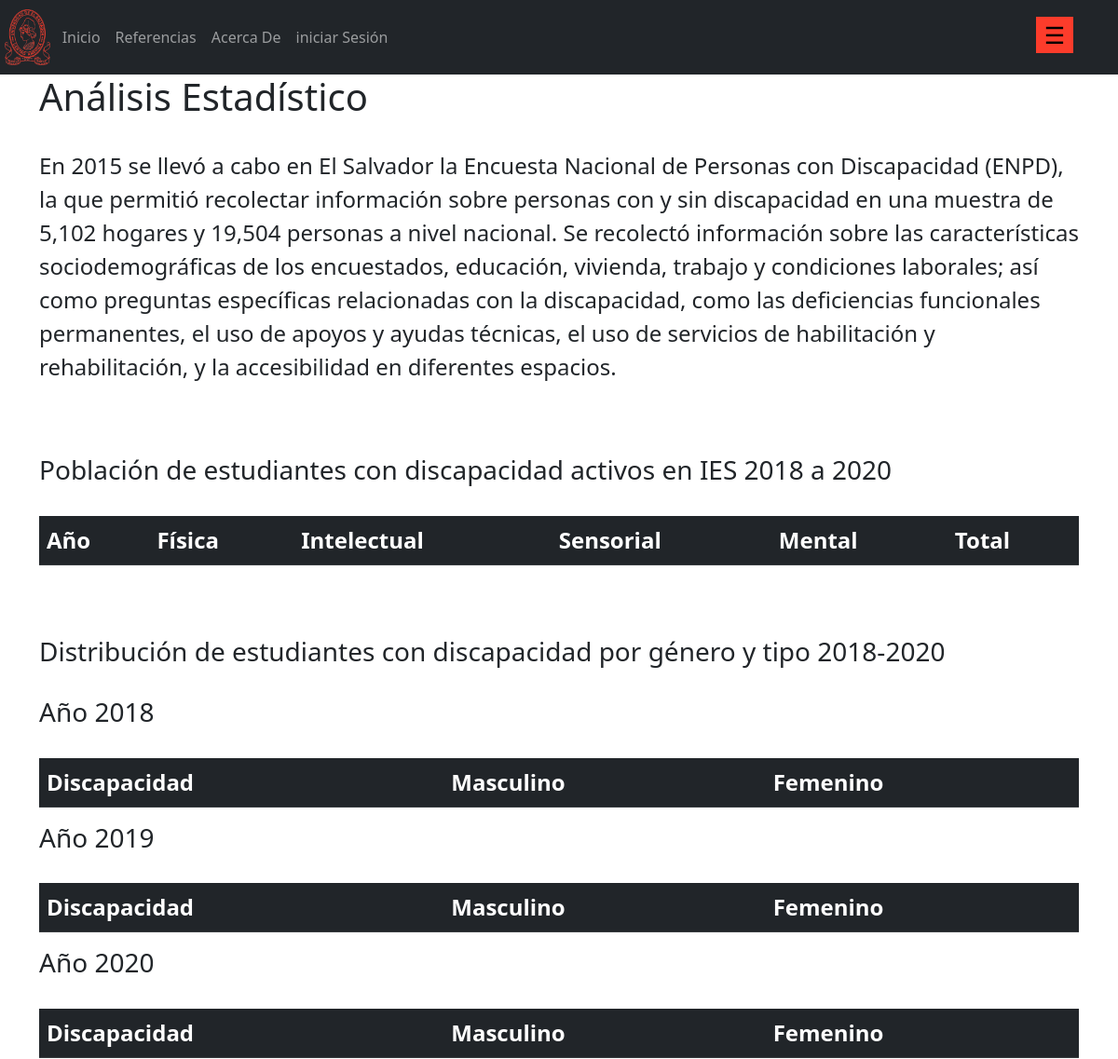
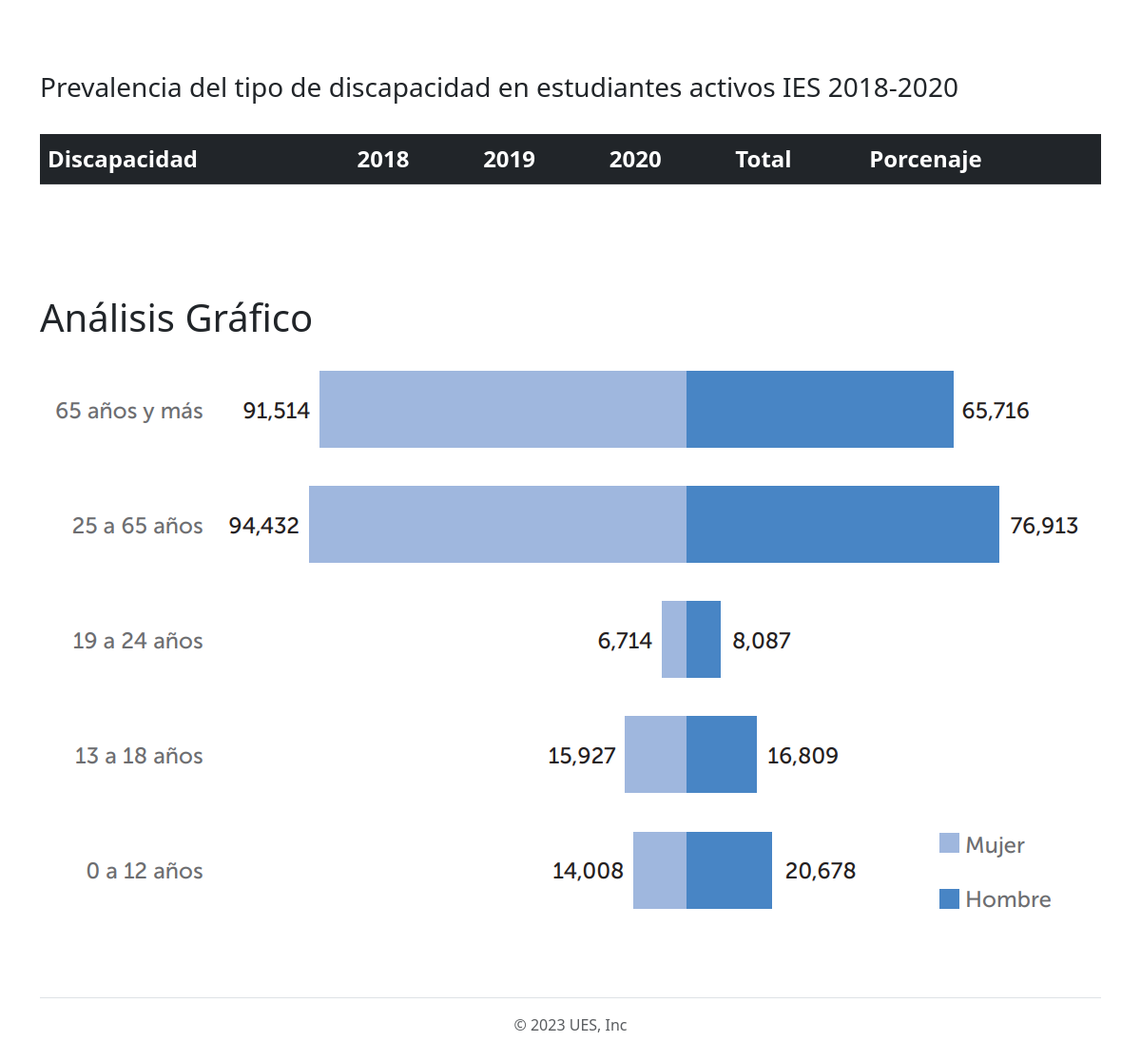
The page /educacion/educacion on the database as committed earlier (2 pictures, top to bottom).
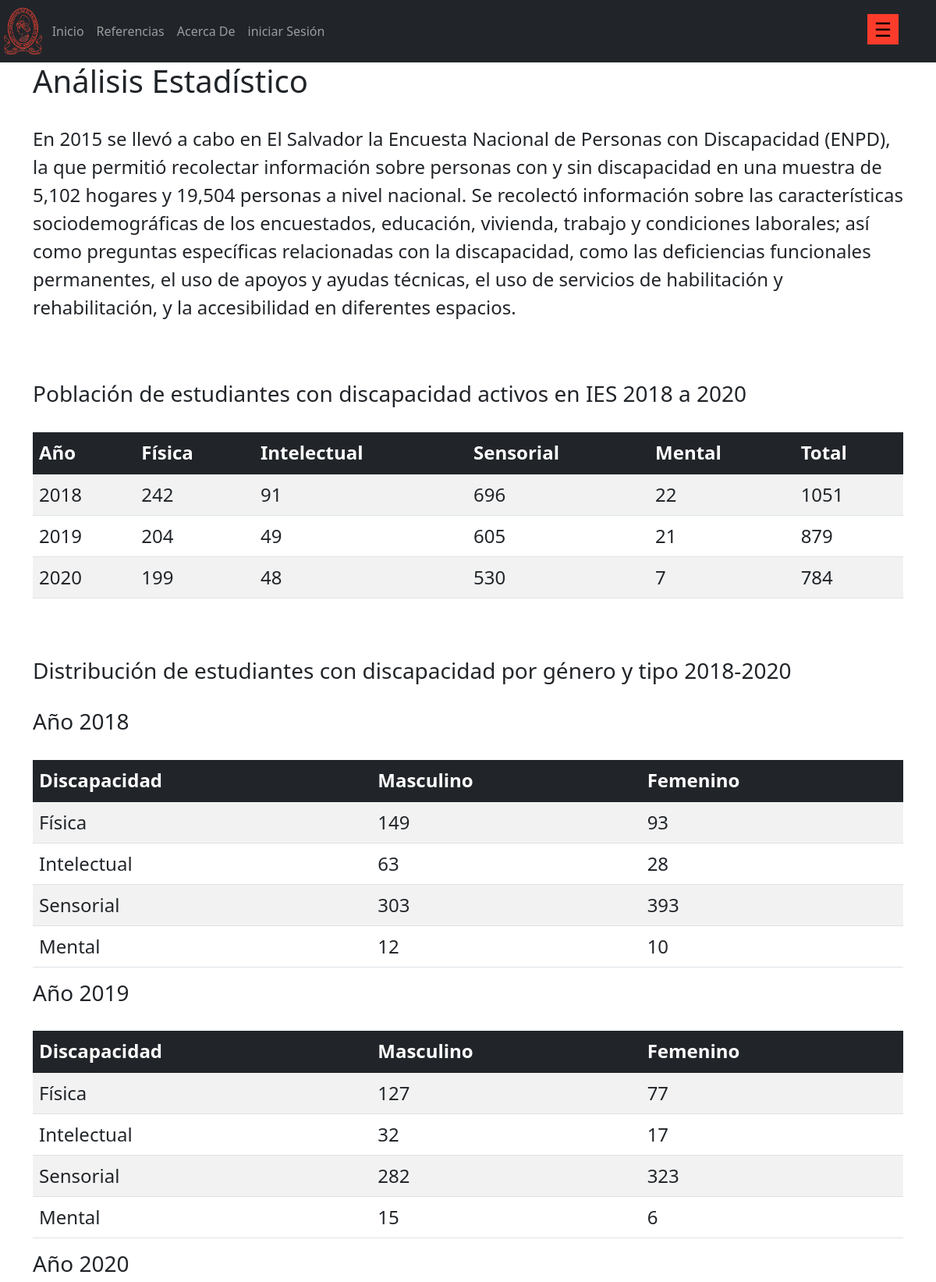
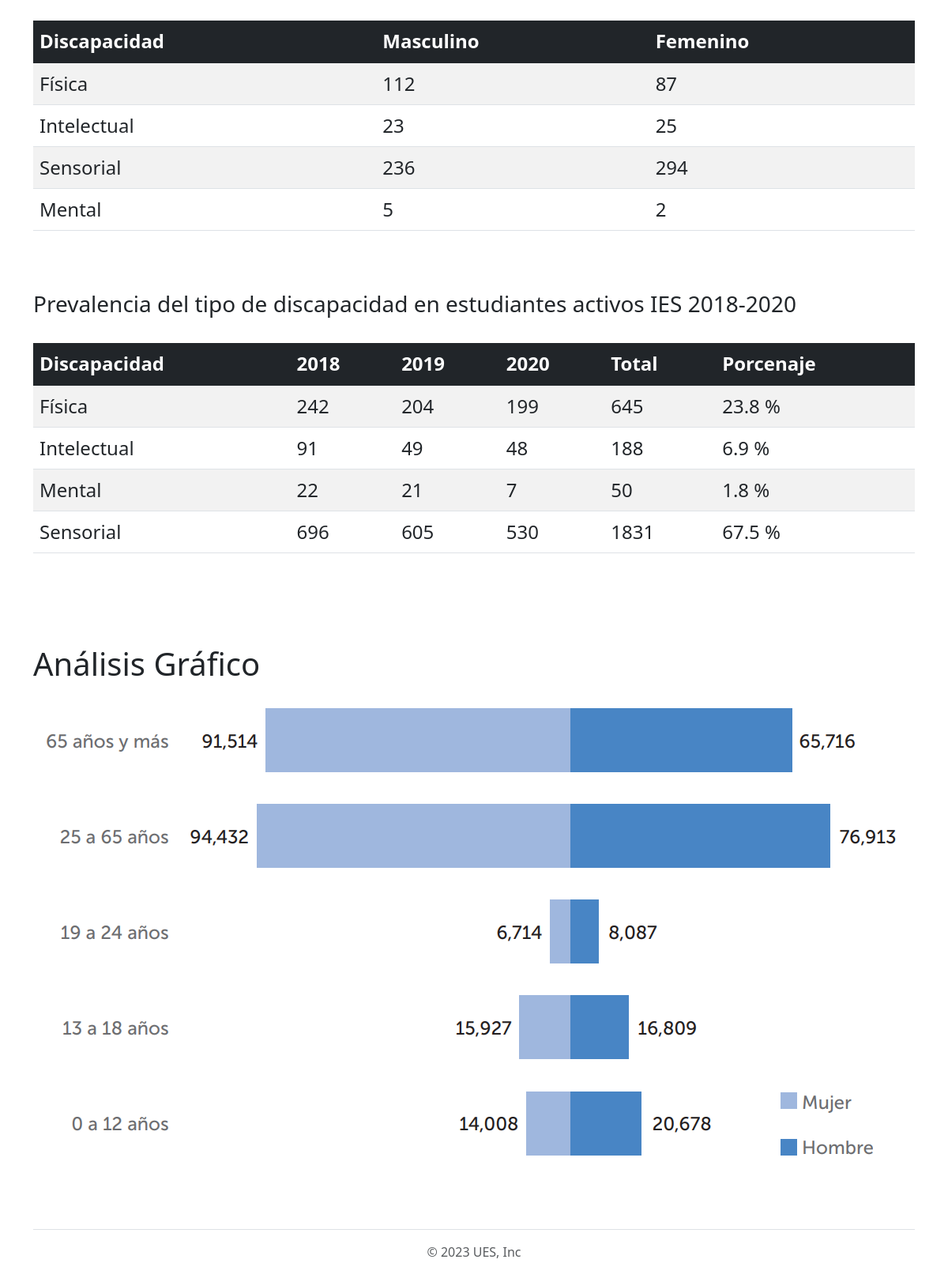
The same page on the database as committed later (2 pictures, top to bottom).
### aplicaciones/educacion/models.py (models this page shows, shortened)
class Estudiantes_Activos_IES(models.Model):
    año = models.IntegerField()
    fisica = models.IntegerField()
    intelectual = models.IntegerField()
    sensorial = models.IntegerField()
    mental = models.IntegerField()
    total = models.IntegerField()
    class Meta:
        verbose_name_plural = "Estudiantes activos IES 2018-2020"

class Estudiantes_Genero_Tipo_2018(models.Model):
    discapacidad = models.CharField('discapacidad', max_length=50)
    masculino = models.IntegerField()
    femenino = models.IntegerField()
    class Meta:
        verbose_name_plural = "Estudiantes por Genero y Discapacidad (2018)"

class Estudiantes_Genero_Tipo_2019(models.Model):
    discapacidad = models.CharField('discapacidad', max_length=50)
    masculino = models.IntegerField()
    femenino = models.IntegerField()
    class Meta:
        verbose_name_plural = "Estudiantes por Genero y Discapacidad (2019)"

class Estudiantes_Genero_Tipo_2020(models.Model):
    discapacidad = models.CharField('discapacidad', max_length=50)
    masculino = models.IntegerField()
    femenino = models.IntegerField()
    class Meta:
        verbose_name_plural = "Estudiantes por Genero y Discapacidad (2020)"

class Prevalencia_Estudiantes_Activos_IES(models.Model):
    discapacidad = models.CharField('discapacidad', max_length=50)
    año_2018 = models.IntegerField()
    año_2019 = models.IntegerField()
    año_2020 = models.IntegerField()
    total = models.IntegerField()
    porcentaje = models.CharField('porcentaje',max_length=50)
    class Meta:
        verbose_name_plural = "Prevalencia de Discapacidad (2018-2020)"

### aplicaciones/educacion/views.py (the view)
def tablas(request):
    tActivos = Estudiantes_Activos_IES.objects.all().order_by('id')
    t2018 = Estudiantes_Genero_Tipo_2018.objects.all().order_by('id')
    t2019 = Estudiantes_Genero_Tipo_2019.objects.all().order_by('id')
    t2020 = Estudiantes_Genero_Tipo_2020.objects.all().order_by('id')
    tPrevalencia = Prevalencia_Estudiantes_Activos_IES.objects.all().order_by('id')
    return render(request, 'educacion/educacion.html',{
        'tActivos':tActivos,
        't2018':t2018,
        't2019':t2019,
        't2020':t2020,
        'tPrevalencia':tPrevalencia,
    })

### templates/educacion/educacion.html (shortened to what the changed rows need)
{% extends 'layout/base.html' %}
{% block content %}
<div>
    <h1>Análisis Estadístico</h1><br>
    <div style="padding-top: 60px;" >
        <h3>Población de estudiantes con discapacidad activos en IES 2018 a 2020</h3><br>
        <table class="table table-striped" style="font-size: x-large;">
            <thead class="table-dark">
                <tr>
                    <th>Año</th>
                    <th>Física</th>
                    <th>Intelectual</th>
                    <th>Sensorial</th>
                    <th>Mental</th>
                    <th>Total</th>
                </tr>
            </thead>
            <tbody class="table-group-divider">
                {% for e in tActivos %}
                    <tr>
                        <td> {{ e.año }}</td>
                        <td> {{ e.fisica }}</td>
                        <td> {{ e.intelectual }}</td>
                        <td> {{ e.sensorial }}</td>
                        <td> {{ e.mental }}</td>
                        <td> {{ e.total }}</td>
                    </tr>
                {% endfor %}
            </tbody>
        </table>
    </div>
    <div style="padding-top: 60px;">
        <h3>Distribución de estudiantes con discapacidad por género y tipo 2018-2020</h3><br>
        <h3>Año 2018</h3><br>
        <table class="table table-striped" style="font-size: x-large;">
            <thead class="table-dark">
                <tr>
                    <th>Discapacidad</th>
                    <th>Masculino</th>
                    <th>Femenino</th>
                </tr>
            </thead>
            <tbody class="table-group-divider">
                {% for i in t2018 %}
                    <tr>
                        <td> {{ i.discapacidad }}</td>
                        <td> {{ i.masculino }}</td>
                        <td> {{ i.femenino }}</td>
                    </tr>
                {% endfor %}
            </tbody>
        </table>
        <h3>Año 2019</h3><br>
        <table class="table table-striped" style="font-size: x-large;">
            <thead class="table-dark">
                <tr>
                    <th>Discapacidad</th>
                    <th>Masculino</th>
                    <th>Femenino</th>
                </tr>
            </thead>
            <tbody class="table-group-divider">
                {% for i in t2019 %}
                    <tr>
                        <td> {{ i.discapacidad }}</td>
                        <td> {{ i.masculino }}</td>
                        <td> {{ i.femenino }}</td>
                    </tr>
                {% endfor %}
            </tbody>
        </table>
        <h3>Año 2020</h3><br>
        <table class="table table-striped" style="font-size: x-large;">
            <thead class="table-dark">
                <tr>
                    <th>Discapacidad</th>
                    <th>Masculino</th>
                    <th>Femenino</th>
                </tr>
            </thead>
            <tbody class="table-group-divider">
                {% for i in t2020 %}
                    <tr>
                        <td> {{ i.discapacidad }}</td>
                        <td> {{ i.masculino }}</td>
                        <td> {{ i.femenino }}</td>
                    </tr>
                {% endfor %}
            </tbody>
        </table>
    </div>
    <div style="padding-top: 60px;">
        <h3>Prevalencia del tipo de discapacidad en estudiantes activos IES 2018-2020</h3><br>
        <table class="table table-striped" style="font-size: x-large;">
            <thead class="table-dark">
                <tr>
                    <th>Discapacidad</th>
                    <th>2018</th>
                    <th>2019</th>
                    <th>2020</th>
                    <th>Total</th>
                    <th>Porcenaje</th>
                </tr>
            </thead>
            <tbody class="table-group-divider">
                {% for x in tPrevalencia %}
                    <tr>
                        <td> {{ x.discapacidad }}</td>
                        <td> {{ x.año_2018 }}</td>
                        <td> {{ x.año_2019 }}</td>
                        <td> {{ x.año_2020 }}</td>
                        <td> {{ x.total }}</td>
                        <td> {{ x.porcentaje }}</td>
                    </tr>
                {% endfor %}
            </tbody>
        </table>
    </div>
    <h1 style="padding-top: 100px;">Análisis Gráfico</h1>
    {% endblock content %}

Rows that differ between the two databases and show on the page:
added Estudiantes_Activos_IES: año "2018", fisica "242", intelectual "91", sensorial "696", mental "22", total "1051"
added Estudiantes_Activos_IES: año "2019", fisica "204", intelectual "49", sensorial "605", mental "21", total "879"
added Estudiantes_Activos_IES: año "2020", fisica "199", intelectual "48", sensorial "530", mental "7", total "784"
added Estudiantes_Genero_Tipo_2018: discapacidad "Física", masculino "149", femenino "93"
added Estudiantes_Genero_Tipo_2018: discapacidad "Intelectual", masculino "63", femenino "28"
added Estudiantes_Genero_Tipo_2018: discapacidad "Sensorial", masculino "303", femenino "393"
added Estudiantes_Genero_Tipo_2018: discapacidad "Mental", masculino "12", femenino "10"
added Estudiantes_Genero_Tipo_2019: discapacidad "Física", masculino "127", femenino "77"
added Estudiantes_Genero_Tipo_2019: discapacidad "Intelectual", masculino "32", femenino "17"
added Estudiantes_Genero_Tipo_2019: discapacidad "Sensorial", masculino "282", femenino "323"
added Estudiantes_Genero_Tipo_2019: discapacidad "Mental", masculino "15", femenino "6"
added Estudiantes_Genero_Tipo_2020: discapacidad "Física", masculino "112", femenino "87"
added Estudiantes_Genero_Tipo_2020: discapacidad "Intelectual", masculino "23", femenino "25"
added Estudiantes_Genero_Tipo_2020: discapacidad "Sensorial", masculino "236", femenino "294"
added Estudiantes_Genero_Tipo_2020: discapacidad "Mental", masculino "5", femenino "2"
added Prevalencia_Estudiantes_Activos_IES: discapacidad "Física", año_2018 "242", año_2019 "204", año_2020 "199", total "645", porcentaje "23.8 %"
added Prevalencia_Estudiantes_Activos_IES: discapacidad "Intelectual", año_2018 "91", año_2019 "49", año_2020 "48", total "188", porcentaje "6.9 %"
added Prevalencia_Estudiantes_Activos_IES: discapacidad "Mental", año_2018 "22", año_2019 "21", año_2020 "7", total "50", porcentaje "1.8 %"
added Prevalencia_Estudiantes_Activos_IES: discapacidad "Sensorial", año_2018 "696", año_2019 "605", año_2020 "530", total "1831", porcentaje "67.5 %"
